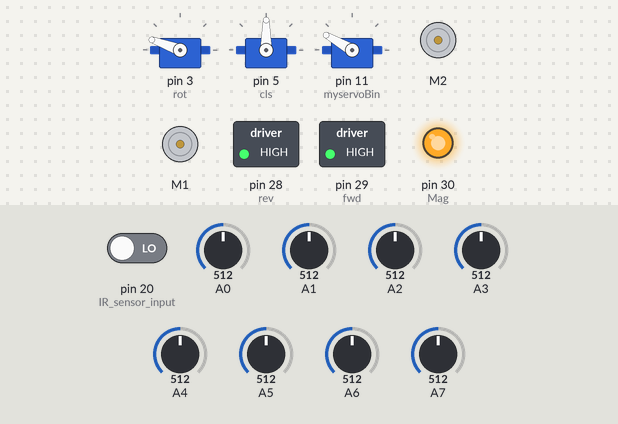
A sketch run on a simulated Arduino Mega 2560, built with avr-gcc and run on an emulated ATmega2560. Parts: 3 × servo, 2 × DC motor (green arrow = forward, orange = backward, longer = faster), switched loads named in the sketch (green lamp = pin HIGH), output pins drawn as LEDs (lit = HIGH). The test bench sets the inputs (shaded band); at power-on: pin 20 (IR_sensor_input) LOW, A0 = 512, A1 = 512, A2 = 512, A3 = 512, A4 = 512, A5 = 512, A6 = 512, A7 = 512.

Above: at 6.8 s.
6.9 s: pin 20 (IR_sensor_input) driven HIGH
At 7.5 s:
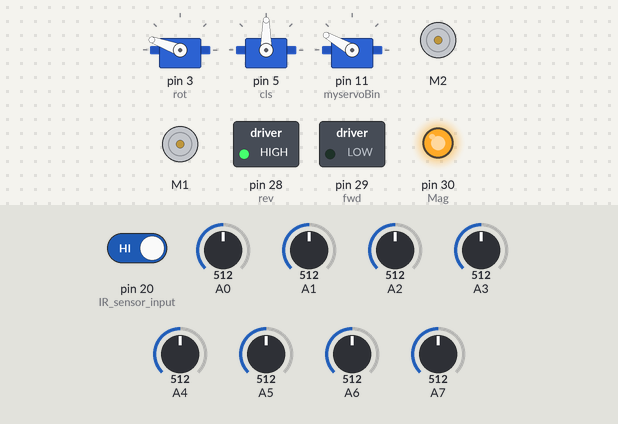
At 33.1 s:
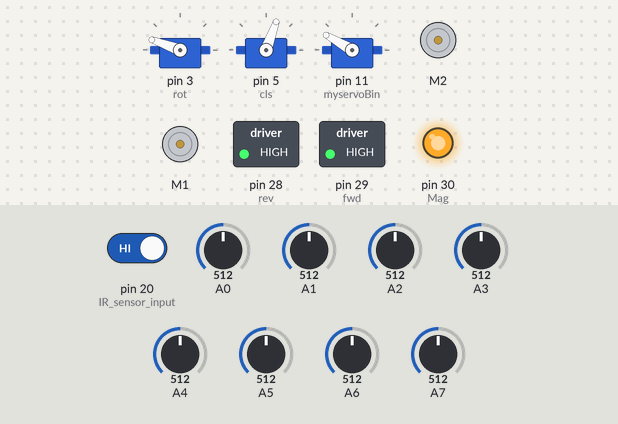
Timing chart, 0 to 36.4 s (numbered marks = the images above; inputs shaded):
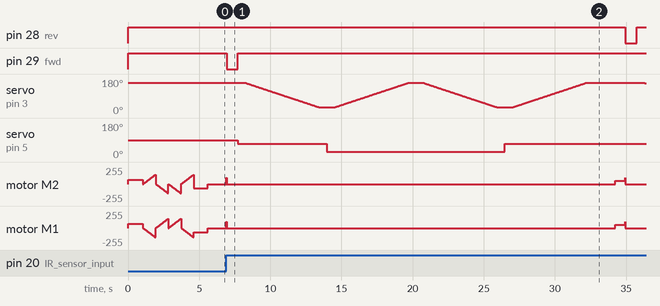

Measured:
- after the input at 6.9 s, pin 28 (rev): HIGH → LOW after 28.0 s, → HIGH 0.80 s later; pin 29 (fwd): HIGH → LOW at once, → HIGH 0.80 s later

The sketch:

arduino_night.ino
```cpp
#include <QTRSensors.h>
#include "DualVNH5019MotorShield.h"
#include <Servo.h>

int SVRotDN = 30;
int SVRotUP = 160;

int SVClsCL = 28 ;
int SVClsOP = 70 ;


DualVNH5019MotorShield md; //motor controller object

#define NUM_SENSORS             8  // number of sensors used
#define NUM_SAMPLES_PER_SENSOR  4  // average 4 analog samples per sensor reading
#define EMITTER_PIN             13  // emitter is controlled by digital pin 2
QTRSensorsAnalog qtra((unsigned char[]) {0, 1, 2, 3, 4, 5, 6, 7},NUM_SENSORS, NUM_SAMPLES_PER_SENSOR, EMITTER_PIN);

unsigned int sensorValues[NUM_SENSORS];
int minAnalog, maxAnalog;
char digitalSensorValues[NUM_SENSORS];
int deviation=0,prevDeviation=0;
float correction,recorrection,Kp,Ki,Kd,K,totalError=0,baseSpeed,rightMotorSpeed,leftMotorSpeed;
int i,j,k;


int stage = 0; //keep running step

#define fwd 29 //tray_relay1
#define rev 28 //tray_relay2

#define rot 3 //servo1
#define cls 5 //servo2


#define Mag 30 //Electro Magnet

//servo objects
Servo myservoRot;
Servo myservoCls;
Servo myservoBin;

int pos = 0;

String inputString = "";         // a string to hold incoming data
boolean stringComplete = false;  // whether the string is complete


void setup() {

  Serial.begin(115200); //serial begin
  md.init(); //initialize motor controller

  pinMode(20, INPUT); //IR sensor input
  pinMode(fwd, OUTPUT); //tray_rela1
  pinMode(rev, OUTPUT); //tray_relay2
  digitalWrite(fwd,HIGH); //relay_off
  digitalWrite(rev,HIGH); //relay_off

  pinMode(Mag, OUTPUT);
  digitalWrite(Mag,HIGH); //Magnet_Off

  myservoRot.attach(rot);
  myservoCls.attach(cls);
  myservoBin.attach(11);
  myservoRot.write(SVRotUP); //home_position
  myservoBin.write(150);


  inputString.reserve(200);

  //PID values
  baseSpeed= 150;
  Kp = 0.15;
  Kd = 0;
  Ki = 0;

  //Calibration of line following IR sensors
   qtra.calibrate();
   md.setM2Speed(100); //move forward
   md.setM1Speed(100);
   delay(1000);
   qtra.calibrate();

   for (int i = 0; i < 35; i++){
    md.setM2Speed((i*6.5));
    md.setM1Speed(-(i*6.5));
    qtra.calibrate();
   }
   for (int i = 0; i <35; i++){
    md.setM1Speed(i*6.5);
    md.setM2Speed(-(i*6.5));
    qtra.calibrate();
   }

   for (int i = 0; i < 35; i++){
    md.setM1Speed(i*6.5);
    md.setM2Speed(-(i*6.5));
    qtra.calibrate();
  }
  for (int i =0; i <35; i++){
    md.setM2Speed(i*6.5);
    md.setM1Speed(-(i*6.5));
    qtra.calibrate();
  }
   md.setM2Speed(-100); //movereverse
   md.setM1Speed(-100);
   delay(1000);
  //calibration_finish

}

void loop() {

  if (stringComplete) { //reading incoming data from ESP and search for starting command
       stage = 1;
       inputString = "";
       stringComplete = false;
  }

 if(stage == 0){
     md.setM2Speed(0);
     md.setM1Speed(0);
  }

  if(stage == 1){
    lineFollow();
  }

  if(stage == 2){
     md.setM2Speed(0);
     md.setM1Speed(0);
     trayFWD(); //tray move forward
     servoAct(); //operating arm sequence

     delay(1500);
     md.setM2Speed(80);
     md.setM1Speed(80);
     delay(700);
     stage = 3;

  }
  if(stage == 3){
    lineFollow();

  }

  if(stage == 4){
     md.setM2Speed(0);
     md.setM1Speed(0);
     trayREV(); //tray move reverse
     servoAct();

     delay(1500);
     md.setM2Speed(80);
     md.setM1Speed(80);
     delay(1000);
     stage = 5;

  }

   if(stage == 5){
    lineFollow();

  }

  if(stage == 6){
   md.setM2Speed(0);
   md.setM1Speed(0);
   digitalWrite(Mag, LOW); //Magnet_ON
   myservoBin.write(20);
   delay(1000);
   myservoBin.write(150);
   Serial.println("a");
   digitalWrite(Mag,HIGH); //Magnet_OFF
   stage = 7;

  }
  //search for black strips using IR sensor
   if(digitalRead(20) == HIGH){
    delay(10);
    if(digitalRead(20)== HIGH){
       stage++;
     }
   }


}

void lineFollow(){

  unsigned int position = qtra.readLine(sensorValues);
  deviation = position - 3500;

  //***PID implementation***
  correction = (Kp*deviation)+(Ki*totalError)+(Kd*(deviation-prevDeviation));
  totalError += correction;
  prevDeviation = deviation;

  rightMotorSpeed = 150 + correction;
  leftMotorSpeed = 150 - correction;

  if(rightMotorSpeed<0){
    rightMotorSpeed= 0;
  }
   if(leftMotorSpeed<0){
    leftMotorSpeed= 0;
  }

 //Writing calculated values to motors
  md.setM2Speed((int(rightMotorSpeed))); //assigning motor 2 speed
  md.setM1Speed((int(leftMotorSpeed))); //assigning motor 1 speed

}

void serialEvent() {
  while (Serial.available()) {
    // get the new byte:
    char inChar = (char)Serial.read();
    // add it to the inputString:
    inputString += inChar;

    // if the incoming character is a 'A', set a flag
    // so the main loop can do something about it:
    if (inChar == '>') {
      stringComplete = true;
    }
  }
}

void trayFWD(){

  digitalWrite(rev,HIGH);//forward
  digitalWrite(fwd,LOW);
  delay(800);
  digitalWrite(fwd,HIGH); //OFF
  digitalWrite(rev,HIGH);

}

void trayREV(){

  digitalWrite(rev,LOW);//forward
  digitalWrite(fwd,HIGH);
  delay(800);
  digitalWrite(fwd,HIGH); //OFF
  digitalWrite(rev,HIGH);

}

void servoFWDRot(int deg){ //Servo clockwise rotation
  for(int i = pos; i<=deg; i++){
    myservoRot.write(i);
    delay(40);
  }
  pos = deg; //update current postion
}

void servoREVRot(int deg){ //Servo Anti-clockwise rotation
  pos = SVRotUP;
  for(int i = pos; i>=deg; i--){
    myservoRot.write(i);
    delay(40);
  }
    pos = deg; //update current postion
}


void servoAct(){
        myservoCls.write(SVClsOP); //open
        delay(500);
        //servoRot(90);
        //delay(2000);
        servoREVRot(SVRotDN);
        delay(500);
        myservoCls.write(SVClsCL); //150cls 40open
        delay(500);
        servoFWDRot(SVRotUP);
        delay(1000);
        servoREVRot(SVRotDN);
        delay(500);
        myservoCls.write(SVClsOP); //150cls 90open
        delay(500);
        servoFWDRot(SVRotUP);
        delay(500);

}
```
